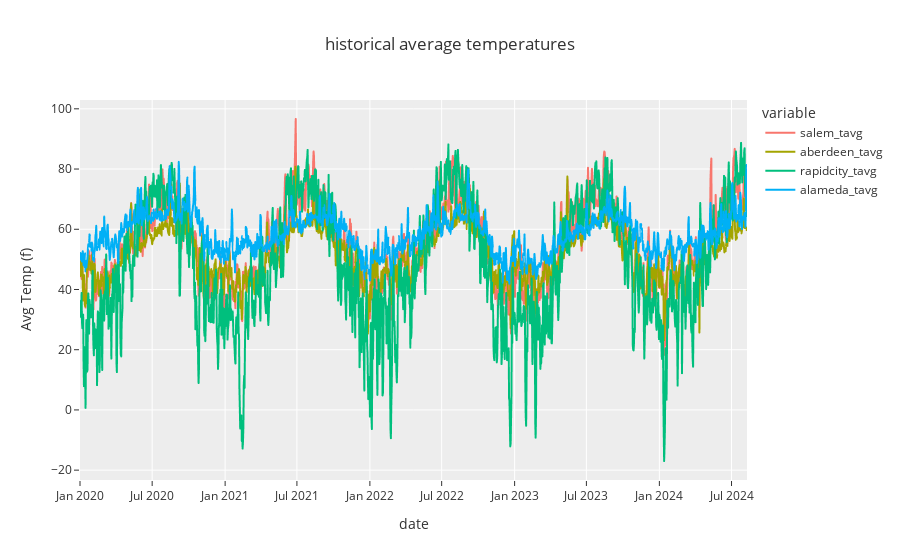

This figure's notebook cell:
### Markdown cell above
## plot

### Code cell
# using plotly
fig = px.line(places_df, x="time_index", y=yaxis_names, title="historical average temperatures", template='ggplot2')

fig.update_layout(xaxis_title="date", yaxis_title="Avg Temp (f)")

plotly.offline.plot(fig, filename='historical_temps.html')
fig.show()

### Figure 1 — Plotly figure (JSON) as saved in the notebook; plotly's stock layout.template omitted (floating-point values rounded to 4 significant figures; data arrays with more than 128 entries replaced by an {"elided": "..."} marker saying what was removed)
{"data": [{"hovertemplate": "variable=salem_tavg<br>time_index=%{x}<br>value=%{y}<extra></extra>", "legendgroup": "salem_tavg", "line": {"color": "#F8766D", "dash": "solid"}, "marker": {"symbol": "circle"}, "mode": "lines", "name": "salem_tavg", "showlegend": true, "type": "scattergl", "x": {"elided": "1683 str values"}, "xaxis": "x", "y": {"elided": "1683 float values"}, "yaxis": "y"}, {"hovertemplate": "variable=aberdeen_tavg<br>time_index=%{x}<br>value=%{y}<extra></extra>", "legendgroup": "aberdeen_tavg", "line": {"color": "#A3A500", "dash": "solid"}, "marker": {"symbol": "circle"}, "mode": "lines", "name": "aberdeen_tavg", "showlegend": true, "type": "scattergl", "x": {"elided": "1683 str values"}, "xaxis": "x", "y": {"elided": "1683 float values"}, "yaxis": "y"}, {"hovertemplate": "variable=rapidcity_tavg<br>time_index=%{x}<br>value=%{y}<extra></extra>", "legendgroup": "rapidcity_tavg", "line": {"color": "#00BF7D", "dash": "solid"}, "marker": {"symbol": "circle"}, "mode": "lines", "name": "rapidcity_tavg", "showlegend": true, "type": "scattergl", "x": {"elided": "1683 str values"}, "xaxis": "x", "y": {"elided": "1683 float values"}, "yaxis": "y"}, {"hovertemplate": "variable=alameda_tavg<br>time_index=%{x}<br>value=%{y}<extra></extra>", "legendgroup": "alameda_tavg", "line": {"color": "#00B0F6", "dash": "solid"}, "marker": {"symbol": "circle"}, "mode": "lines", "name": "alameda_tavg", "showlegend": true, "type": "scattergl", "x": {"elided": "1683 str values"}, "xaxis": "x", "y": {"elided": "1683 float values"}, "yaxis": "y"}], "layout": {"legend": {"title": {"text": "variable"}, "tracegroupgap": 0}, "title": {"text": "historical average temperatures"}, "xaxis": {"anchor": "y", "domain": [0, 1], "title": {"text": "date"}}, "yaxis": {"anchor": "x", "domain": [0, 1], "title": {"text": "Avg Temp (f)"}}}}
